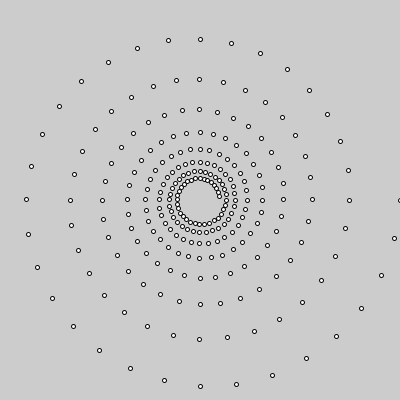
Frame 1 (no input)
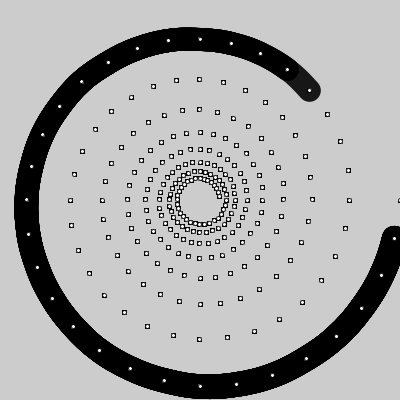
Frame 60 (the mouse pressed at the canvas centre just before this capture)
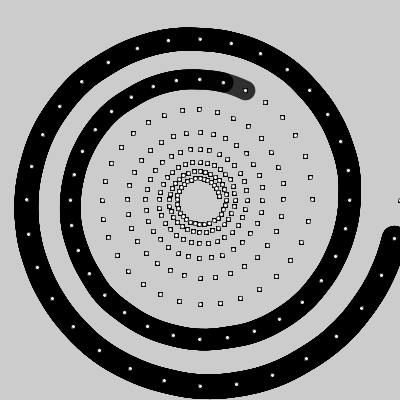
Frame 120 (the mouse held since frame 60 and released just before this capture)

The Processing sketch that drew these frames (run headless with seeded random() and noise(); from frame 60 on, the mouse is pressed at the canvas centre):

// Processing sketch: curveVertex_spiral_animate
// ── curveVertex_spiral_animate.pde
/**
 * curveVertex() spiral
 * By Ira Greenberg <br />
 * Processing for Flash Developers,
 * Friends of ED, 2009
 */

int ptCount = 32;
float spiralRate = 0;
int spiralRots = 8;
float spiralTightness = .991;
PVector[] vecs = new PVector[ptCount*spiralRots];
float[] wts = new float[ptCount*spiralRots];
int[] alphs = new int[ptCount*spiralRots];

void setup(){
  size(400, 400);
  smooth();
  strokeWeight(2);
  curveTightness(-.1);
  calcCurve(200);

}
void draw(){
  translate(width/2, height/2);
  noFill();

  drawCurve(.5);
  drawVecs();
}

void calcCurve(float radius){
  float px=0, py=0, theta=0;
  for (int i=0; i<vecs.length; i++){
    px = cos(theta)*radius;
    py = sin(theta)*radius;
    vecs[i] = new PVector(px, py);
    theta+=TWO_PI/ptCount;
    // slowly shrink radius to create spiral
    radius *= spiralTightness;
    wts[i] = (vecs.length-i)*.1;
    alphs[i] = (255-i);
  }
}

void drawCurve(float rate){
  beginShape();
  for (int i=0; i<spiralRate; i++){
    strokeWeight(wts[i]);
    stroke(0, alphs[i]);
    curveVertex(vecs[i].x, vecs[i].y);

  }
  endShape();
  if (spiralRate<vecs.length){
    spiralRate+=rate;
  }
}

void drawVecs(){
  fill(255);
  strokeWeight(1);
  for (int i=0; i<vecs.length; i++){
    ellipse(vecs[i].x, vecs[i].y, 4, 4);
  }

}
